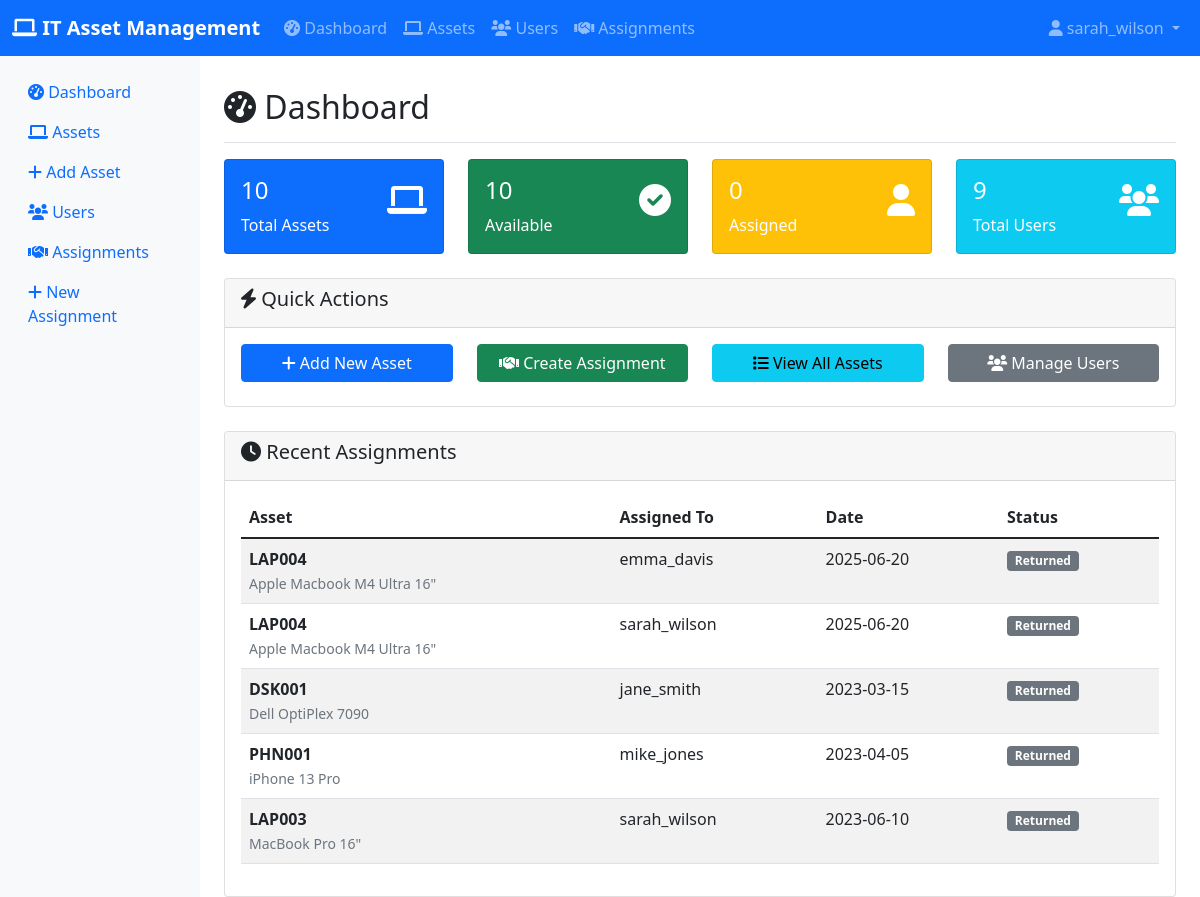
Page / (signed in) on the committed database.
### app.py (models this page shows, shortened)
class User(UserMixin, db.Model):
    __tablename__ = 'users'
    id = db.Column(db.Integer, primary_key=True)
    username = db.Column(db.String(80), unique=True, nullable=False, index=True)
    email = db.Column(db.String(120), unique=True, nullable=False, index=True)
    password_hash = db.Column(db.String(255), nullable=False)
    role = db.Column(db.String(20), nullable=False, default='regular')  # 'admin' or 'regular'
    created_at = db.Column(db.DateTime, default=datetime.utcnow)
    assignments = db.relationship('Assignment', backref='assigned_user', lazy=True)
    def is_admin(self):
        return self.role == 'admin'

class Assignment(db.Model):
    __tablename__ = 'assignments'
    id = db.Column(db.Integer, primary_key=True)
    asset_id = db.Column(db.Integer, db.ForeignKey('assets.id'), nullable=False)
    user_id = db.Column(db.Integer, db.ForeignKey('users.id'), nullable=False)
    assigned_date = db.Column(db.Date, nullable=False, default=date.today)
    returned_date = db.Column(db.Date, nullable=True)
    notes = db.Column(db.Text, nullable=True)
    created_at = db.Column(db.DateTime, default=datetime.utcnow)

class Asset(db.Model):
    __tablename__ = 'assets'
    id = db.Column(db.Integer, primary_key=True)
    asset_tag = db.Column(db.String(50), unique=True, nullable=False, index=True)
    name = db.Column(db.String(100), nullable=False)
    category = db.Column(db.String(50), nullable=False)  # Laptop, Desktop, Monitor, etc.
    purchase_date = db.Column(db.Date, nullable=True)
    warranty_expiry = db.Column(db.Date, nullable=True)
    status = db.Column(db.String(20), nullable=False, default='available')  # available, assigned, retired
    assigned_to = db.Column(db.Integer, db.ForeignKey('users.id'), nullable=True)
    created_at = db.Column(db.DateTime, default=datetime.utcnow)
    assignments = db.relationship('Assignment', backref='asset', lazy=True, cascade='all, delete-orphan')
    assigned_user = db.relationship('User', foreign_keys=[assigned_to], backref='assigned_assets')

### app.py (the view)
@app.route('/')
def index():
    if not current_user.is_authenticated:
        return redirect(url_for('login'))
    total_assets = Asset.query.count()
    available_assets = Asset.query.filter_by(status='available').count()
    assigned_assets = Asset.query.filter_by(status='assigned').count()
    total_users = User.query.count()
    recent_assignments = Assignment.query.order_by(Assignment.created_at.desc()).limit(5).all()
    return render_template('dashboard.html',
                         total_assets=total_assets,
                         available_assets=available_assets,
                         assigned_assets=assigned_assets,
                         total_users=total_users,
                         recent_assignments=recent_assignments)

### app.py (called while the page is built)
@login_manager.user_loader
def load_user(user_id):
    return User.query.get(int(user_id))

### templates/dashboard.html (shortened to what this page needs)
{% extends "base.html" %}
{% block content %}
<div class="d-flex justify-content-between flex-wrap flex-md-nowrap align-items-center pt-3 pb-2 mb-3 border-bottom">
    <h1 class="h2"><i class="fas fa-tachometer-alt"></i> Dashboard</h1>
</div>
<div class="row mb-4">
    <div class="col-md-3">
        <div class="card bg-primary text-white">
            <div class="card-body">
                <div class="d-flex justify-content-between">
                    <div>
                        <h4>{{ total_assets }}</h4>
                        <p class="mb-0">Total Assets</p>
                    </div>
                    <div class="card-icon">
                        <i class="fas fa-laptop"></i>
                    </div>
                </div>
            </div>
        </div>
    </div>
    <div class="col-md-3">
        <div class="card bg-success text-white">
            <div class="card-body">
                <div class="d-flex justify-content-between">
                    <div>
                        <h4>{{ available_assets }}</h4>
                        <p class="mb-0">Available</p>
                    </div>
                    <div class="card-icon">
                        <i class="fas fa-check-circle"></i>
                    </div>
                </div>
            </div>
        </div>
    </div>
    <div class="col-md-3">
        <div class="card bg-warning text-white">
            <div class="card-body">
                <div class="d-flex justify-content-between">
                    <div>
                        <h4>{{ assigned_assets }}</h4>
                        <p class="mb-0">Assigned</p>
                    </div>
                    <div class="card-icon">
                        <i class="fas fa-user"></i>
                    </div>
                </div>
            </div>
        </div>
    </div>
    <div class="col-md-3">
        <div class="card bg-info text-white">
            <div class="card-body">
                <div class="d-flex justify-content-between">
                    <div>
                        <h4>{{ total_users }}</h4>
                        <p class="mb-0">Total Users</p>
                    </div>
                    <div class="card-icon">
                        <i class="fas fa-users"></i>
                    </div>
                </div>
            </div>
        </div>
    </div>
</div>
<div class="row mb-4">
    <div class="col-md-12">
        <div class="card">
            <div class="card-header">
                <h5><i class="fas fa-bolt"></i> Quick Actions</h5>
            </div>
            <div class="card-body">
                <div class="row">
                    <div class="col-md-3 mb-2">
                        <a href="{{ url_for('create_asset') }}" class="btn btn-primary w-100">
                            <i class="fas fa-plus"></i> Add New Asset
                        </a>
                    </div>
                    <div class="col-md-3 mb-2">
                        <a href="{{ url_for('create_assignment') }}" class="btn btn-success w-100">
                            <i class="fas fa-handshake"></i> Create Assignment
                        </a>
                    </div>
                    <div class="col-md-3 mb-2">
                        <a href="{{ url_for('assets') }}" class="btn btn-info w-100">
                            <i class="fas fa-list"></i> View All Assets
                        </a>
                    </div>
                    <div class="col-md-3 mb-2">
                        <a href="{{ url_for('users') }}" class="btn btn-secondary w-100">
                            <i class="fas fa-users"></i> Manage Users
                        </a>
                    </div>
                </div>
            </div>
        </div>
    </div>
</div>
<div class="row">
    <div class="col-md-12">
        <div class="card">
            <div class="card-header">
                <h5><i class="fas fa-clock"></i> Recent Assignments</h5>
            </div>
            <div class="card-body">
                {% if recent_assignments %}
                <div class="table-responsive">
                    <table class="table table-striped">
                        <thead>
                            <tr>
                                <th>Asset</th>
                                <th>Assigned To</th>
                                <th>Date</th>
                                <th>Status</th>
                            </tr>
                        </thead>
                        <tbody>
                            {% for assignment in recent_assignments %}
                            <tr>
                                <td>
                                    <strong>{{ assignment.asset.asset_tag }}</strong><br>
                                    <small class="text-muted">{{ assignment.asset.name }}</small>
                                </td>
                                <td>{{ assignment.assigned_user.username }}</td>
                                <td>{{ assignment.assigned_date.strftime('%Y-%m-%d') }}</td>
                                <td>
                                    {% if assignment.returned_date %}
                                        <span class="badge bg-secondary">Returned</span>
                                    {% else %}
                                        <span class="badge bg-success">Active</span>
                                    {% endif %}
                                </td>
                            </tr>
                            {% endfor %}
                        </tbody>
                    </table>
                </div>
                {% else %}
                <p class="text-muted">No recent assignments found.</p>
                {% endif %}
            </div>
        </div>
    </div>
</div>
{% endblock %}

### templates/base.html (shortened to what this page needs)
<!DOCTYPE html>
<html lang="en">
<head>
    <link href="https://cdn.jsdelivr.net/npm/bootstrap@5.1.3/dist/css/bootstrap.min.css" rel="stylesheet">
    <link href="https://cdnjs.cloudflare.com/ajax/libs/font-awesome/6.0.0/css/all.min.css" rel="stylesheet">
</head>
<body>
    <nav class="navbar navbar-expand-lg navbar-dark bg-primary">
        <div class="container-fluid">
            <a class="navbar-brand" href="{{ url_for('index') }}">
                <i class="fas fa-laptop"></i> IT Asset Management
            </a>
            {% if current_user.is_authenticated %}
            <div class="collapse navbar-collapse" id="navbarNav">
                <ul class="navbar-nav me-auto">
                    <li class="nav-item">
                        <a class="nav-link" href="{{ url_for('index') }}">
                            <i class="fas fa-tachometer-alt"></i> Dashboard
                        </a>
                    </li>
                    <li class="nav-item">
                        <a class="nav-link" href="{{ url_for('assets') }}">
                            <i class="fas fa-laptop"></i> Assets
                        </a>
                    </li>
                    <li class="nav-item">
                        <a class="nav-link" href="{{ url_for('users') }}">
                            <i class="fas fa-users"></i> Users
                        </a>
                    </li>
                    <li class="nav-item">
                        <a class="nav-link" href="{{ url_for('assignments') }}">
                            <i class="fas fa-handshake"></i> Assignments
                        </a>
                    </li>
                </ul>
                <ul class="navbar-nav">
                    <li class="nav-item dropdown">
                        <a class="nav-link dropdown-toggle" href="#" id="navbarDropdown" role="button" data-bs-toggle="dropdown">
                            <i class="fas fa-user"></i> {{ current_user.username }}
                        </a>
                    </li>
                </ul>
            </div>
            {% endif %}
        </div>
    </nav>
    <div class="container-fluid">
        <div class="row">
            {% if current_user.is_authenticated %}
            <nav class="col-md-2 d-md-block sidebar">
                <div class="position-sticky pt-3">
                    <ul class="nav flex-column">
                        <li class="nav-item">
                            <a class="nav-link" href="{{ url_for('index') }}">
                                <i class="fas fa-tachometer-alt"></i> Dashboard
                            </a>
                        </li>
                        <li class="nav-item">
                            <a class="nav-link" href="{{ url_for('assets') }}">
                                <i class="fas fa-laptop"></i> Assets
                            </a>
                        </li>
                        <li class="nav-item">
                            <a class="nav-link" href="{{ url_for('create_asset') }}">
                                <i class="fas fa-plus"></i> Add Asset
                            </a>
                        </li>
                        <li class="nav-item">
                            <a class="nav-link" href="{{ url_for('users') }}">
                                <i class="fas fa-users"></i> Users
                            </a>
                        </li>
                        <li class="nav-item">
                            <a class="nav-link" href="{{ url_for('assignments') }}">
                                <i class="fas fa-handshake"></i> Assignments
                            </a>
                        </li>
                        <li class="nav-item">
                            <a class="nav-link" href="{{ url_for('create_assignment') }}">
                                <i class="fas fa-plus"></i> New Assignment
                            </a>
                        </li>
                    </ul>
                </div>
            </nav>
            {% endif %}
            <main class="col-md-10 ms-sm-auto px-md-4 main-content">
                {% if current_user.is_authenticated %}
                <div class="pt-3">
                {% else %}
                <div class="pt-5">
                {% endif %}
                    {% block content %}{% endblock %}
                </div>
            </main>
        </div>
    </div>
</body>
</html>

### templates/base.html (style rules this page uses)
.navbar-brand { font-weight: bold; }
.sidebar { min-height: calc(100vh - 56px); background-color: #f8f9fa; }
.main-content { min-height: calc(100vh - 56px); }
.card-icon { font-size: 2rem; }

### rows in the picture
User: username "sarah_wilson"
Assignment: asset.asset_tag "LAP004", asset.name "Apple Macbook M4 Ultra 16\"", assigned_user.username "emma_davis", assigned_date "2025-06-20", returned_date "Returned"
Assignment: asset.asset_tag "LAP004", asset.name "Apple Macbook M4 Ultra 16\"", assigned_user.username "sarah_wilson", assigned_date "2025-06-20", returned_date "Returned"
Assignment: asset.asset_tag "DSK001", asset.name "Dell OptiPlex 7090", assigned_user.username "jane_smith", assigned_date "2023-03-15", returned_date "Returned"
Assignment: asset.asset_tag "PHN001", asset.name "iPhone 13 Pro", assigned_user.username "mike_jones", assigned_date "2023-04-05", returned_date "Returned"
Assignment: asset.asset_tag "LAP003", asset.name "MacBook Pro 16\"", assigned_user.username "sarah_wilson", assigned_date "2023-06-10", returned_date "Returned"

### other values in the picture
{{ total_assets }} "10"
{{ available_assets }} "10"
{{ assigned_assets }} "0"
{{ total_users }} "9"
